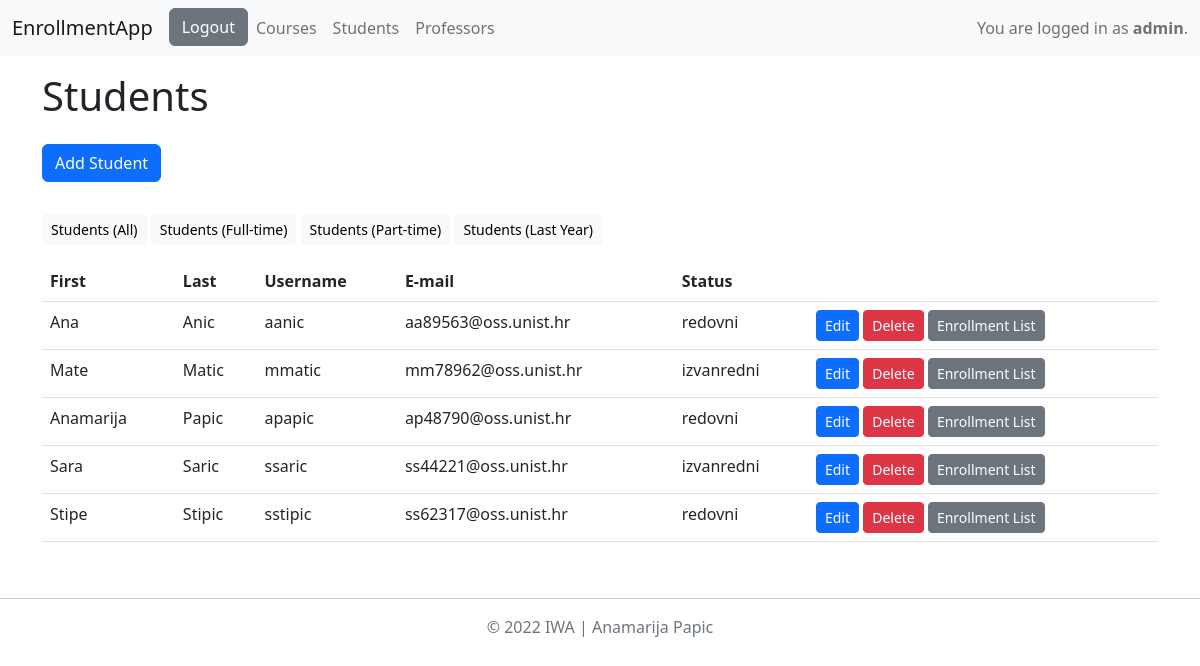
The app's page /all_students/ (signed in) with its own data.
### app/models.py (models this page shows)
class MyUser(AbstractUser):
    STATUS = (('none', 'None'), ('redovni', 'redovni student'), ('izvanredni', 'izvanredni student'))
    role = models.ForeignKey(Role, on_delete=models.SET_NULL, null=True)
    status = models.CharField(max_length=20, choices=STATUS)

### app/decorators.py (the view)
    def wrap(*args, **kwargs):
        if args[0].user.role.role == Role.ADMIN:
            return function(*args, **kwargs)
        else:
            return redirect('login')

### app/views.py (called while the page is built)
@admin_required
def all_students(request):
    students = MyUser.objects.filter(role_id__role=Role.STUDENT).order_by('last_name', 'first_name')
    return render(request, 'all_students.html', {"students": students})

### app/templates/all_students.html (shortened to what this page needs)
{% extends 'base.html' %}
{% block all_students %}
<h1> Students </h1>
{% if request.user.is_superuser %}
    <a href="{% url 'add_user' 'STUDENT' %}" class="btn btn-primary my-3" role="button">Add Student</a>
    <br/>
    <a href="{% url 'all_students' %}" class="btn btn-sm btn-light my-3" role="button">Students (All)</a>
    <a href="{% url 'students_ft' %}" class="btn btn-sm btn-light my-3" role="button">Students (Full-time)</a>
    <a href="{% url 'students_pt' %}" class="btn btn-sm btn-light my-3" role="button">Students (Part-time)</a>
    <a href="{% url 'students_last_year' %}" class="btn btn-sm btn-light my-3" role="button">Students (Last Year)</a>
{% endif %}
<table class="table">
    <thead>
        <tr>
            <th scope="col">First</th>
            <th scope="col">Last</th>
            <th scope="col">Username</th>
            <th scope="col">E-mail</th>
            <th scope="col">Status</th>
            <th scope="col"></th>
        </tr>
    </thead>
    <tbody>
        {% for student in students %}
            <tr>
                <td>{{student.first_name}}</td>
                <td>{{student.last_name}}</td>
                <td>{{student.username}}</td>
                <td>{{student.email}}</td>
                <td>{{student.status}}</td>
                <td>
                    {% if request.user.is_superuser %}
                        <a href="{% url 'edit_user' student.id %}" class="btn btn-sm btn-primary" role="button">Edit</a>
                        <button type="button" class="btn btn-sm btn-danger" data-bs-toggle="modal" data-bs-target="#deleteModal{{student.id}}">
                            Delete
                        </button>
                        <a href="{% url 'enrollment_list' student.id %}" class="btn btn-sm btn-secondary" role="button">Enrollment List</a>
                    {% endif %}
                </td>
            </tr>
        {% endfor %}
    </tbody>
</table>
{% endblock %}

### app/templates/base.html (shortened to what this page needs)
<!DOCTYPE html>
<html lang="en">
<head>
    <link href="https://cdn.jsdelivr.net/npm/bootstrap@5.2.0-beta1/dist/css/bootstrap.min.css" rel="stylesheet">
</head>
<body>
    <nav class="navbar navbar-expand-lg navbar-light bg-light">
        <div class="container-fluid">
            <a class="navbar-brand" href="#">EnrollmentApp</a>
            <div class="collapse navbar-collapse" id="navbarText">
                <ul class="navbar-nav me-auto mb-2 mb-lg-0">
                    <li class="nav-item">
                        {% if request.user.is_authenticated %}
                            <a href="{% url 'logout' %}" class="btn btn-secondary" role="button">Logout</a>
                        {% else %}
                            <a href="{% url 'login' %}" class="btn btn-secondary" role="button">Login</a>
                        {% endif %}
                    </li>
                    {% if request.user.is_superuser or request.user.role.role == 'PROFESSOR' %}
                    <li class="nav-item">
                        <a href="{% url 'all_courses' %}" class="nav-link">Courses</a>
                    </li>
                    {% endif %}
                    {% if request.user.is_superuser %}
                    <li class="nav-item">
                        <a href="{% url 'all_students' %}" class="nav-link">Students</a>
                    </li>
                    <li class="nav-item">
                        <a href="{% url 'all_professors' %}" class="nav-link">Professors</a>
                    </li>
                    {% endif %}
                </ul>
                {% if request.user.is_authenticated %}
                    <span class="navbar-text">
                        You are logged in as <b>{{user.username}}</b>.
                    </span>
                {% endif %}
            </div>
        </div>
    </nav>
    <div class="container my-3">
        {% block all_students %}
        {% endblock %}
    </div>
    <footer class="py-3 my-4">
        <hr/>
        <p class="text-center text-muted">&copy; 2022 IWA | Anamarija Papic</p>
    </footer>
</body>
</html>

### records on screen
MyUser: username "admin"
MyUser: first_name "Ana", last_name "Anic", username "aanic", email "aa89563@oss.unist.hr", status "redovni"
MyUser: first_name "Mate", last_name "Matic", username "mmatic", email "mm78962@oss.unist.hr", status "izvanredni"
MyUser: first_name "Anamarija", last_name "Papic", username "apapic", email "ap48790@oss.unist.hr", status "redovni"
MyUser: first_name "Sara", last_name "Saric", username "ssaric", email "ss44221@oss.unist.hr", status "izvanredni"
MyUser: first_name "Stipe", last_name "Stipic", username "sstipic", email "ss62317@oss.unist.hr", status "redovni"
